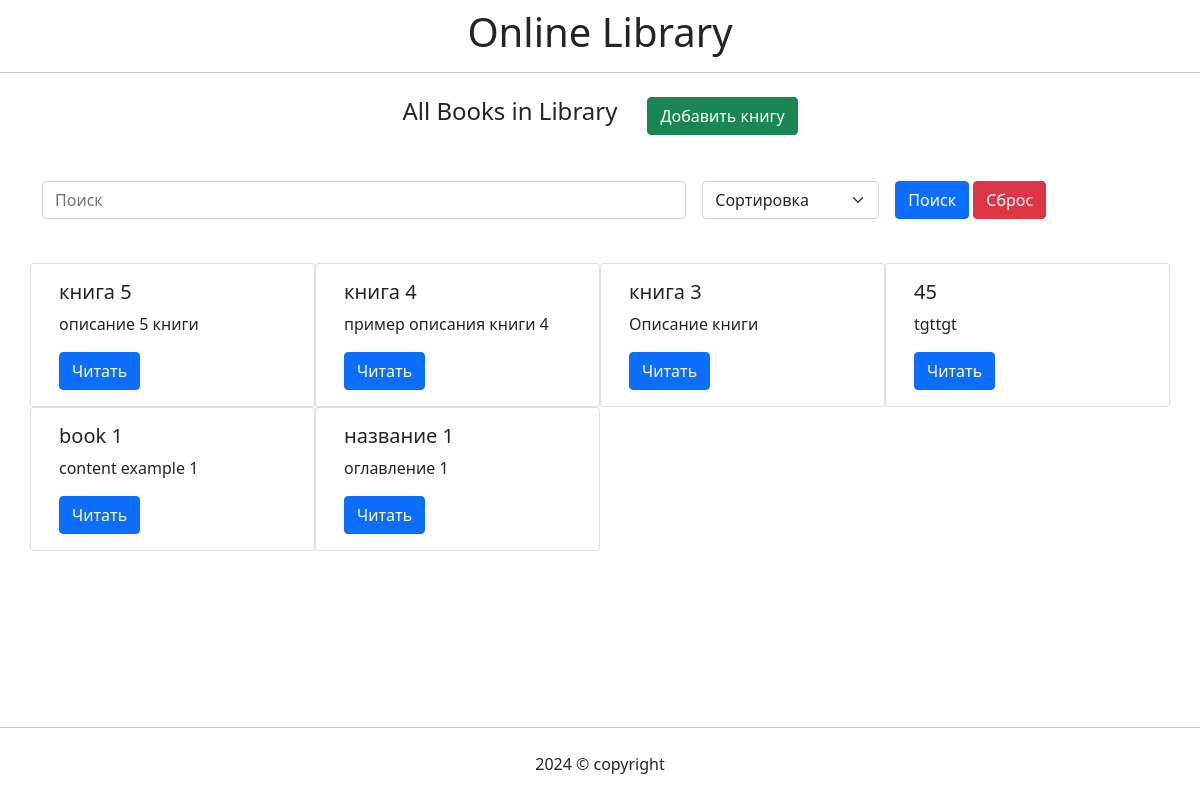
The page / on the database its author committed.
### tables this page shows
CREATE TABLE `books` (
  `id` int(10) NOT NULL,
  `title` varchar(255) NOT NULL,
  `content` text NOT NULL,
  `title_en` varchar(255) NOT NULL,
  `content_en` text NOT NULL,
  `created_at` datetime NOT NULL,
  `updated_at` datetime NOT NULL
);

### index.php (called while the page is built, shortened)
<?php
    require_once('Router.php');
    require_once('db_connection.php');
    include_once('views/header.php');
    Router::route('/', function() use ($db){
        return include('views/home.php');
    });
    Router::execute($_SERVER['REQUEST_URI']);
    include_once('views/footer.php');

### views/home.php (the view, shortened to what this page needs)
<?php
    $books = $db->query('SELECT * FROM books ORDER BY created_at DESC');
    $title = '';
    $books = $books->fetchAll();
?>
<section>
    <div class="container">
        <div class="heading_block">
            <h4 class="text-center">All Books in Library</h4>
            <a href="/books/add" class="btn btn-success">Добавить книгу</a>
        </div>
        <form class="row g-3 find_form" action="/" method="POST">
            <div class="mb-1 col-sm-7">
                <input type="text" class="form-control" id="bookTitle" name="q" placeholder="Поиск" value="<?= ($title) ? $title : '' ?>" >
            </div>
            <div class="col-auto">
                <select class="form-select" name="sort" id="autoSizingSelect">
                    <option selected value="">Сортировка</option>
                </select>
            </div>
            <div class="col-sm">
                <button class="btn btn-primary" type="submit">Поиск</button>
                <a class="btn btn-danger" href="/">Сброс</a>
            </div>
        </form>
        <div class="row row-cols-4 books_list">
            <?php foreach( $books as $item ): ?>
                <div class="card col">
                    <div class="card-body">
                        <h5 class="card-title"><?= $item['title'] ?></h5>
                        <p class="card-text"><?= $item['content'] ?></p>
                        <a href="javascript:;" class="btn btn-primary">Читать</a>
                    </div>
                </div>
            <?php endforeach;?>
        </div>
    </div>
</section>

### views/header.php (shortened to what this page needs)
<!DOCTYPE html>
<html lang="en">
<head>
    <link rel="stylesheet" href="/assets/css/general.css">
    <link href="https://cdn.jsdelivr.net/npm/bootstrap@5.0.2/dist/css/bootstrap.min.css" rel="stylesheet">
    <link rel="stylesheet" href="/assets/css/style.css">
</head>
<body>
    <header>
        <div class="container">
            <h1 class="text-center">Online Library</h1>
        </div>
    </header>

### Router.php (shortened to what this page needs)
<?php
class Router
{
    private static $routes = array();
    public static function route($pattern, $callback)
    {
        $pattern = '/^' . str_replace('/', '\/', $pattern) . '$/';
        self::$routes[$pattern] = $callback;
    }
    public static function execute($url)
    {
        foreach (self::$routes as $pattern => $callback)
        {
            if (preg_match($pattern, $url, $params))
            {
                array_shift($params);
                return call_user_func_array($callback, array_values($params));
            }
        }
    }
}

### views/footer.php
    <footer>
        <div class="container">
            <div class="copyright text-center">2024 &copy; copyright</div>
        </div>
    </footer>
</body>
</html>

### assets/css/general.css (style rules this page uses)
html { font-family: sans-serif; -ms-text-size-adjust: 100%; -webkit-text-size-adjust: 100%; }
body { margin: 0; }
article, aside, details, figcaption, figure, footer, header, main, menu, nav, section, summary { display: block; }
a { background-color: transparent; -webkit-text-decoration-skip: objects; }
h1 { font-size: 2em; margin: 0.67em 0; }
button, input, select, textarea { font: inherit; margin: 0; }
button, input { overflow: visible; }
button, select { text-transform: none; }
button, html [type="button"], [type="reset"], [type="submit"] { -webkit-appearance: button; }
p, figure, h1, h2, h3, h4, h5, h6 { margin: 0; }
a { text-decoration: none; }
* { box-sizing: border-box; }
a, button, input, textarea, .js-svg { -webkit-transition: background .2s, border .2s, color .2s; -o-transition: background .2s, border .2s, color .2s; transition: background .2s, border .2s, color .2s; }
body { font-family:'Raleway',Arial,Helvetica,sans-serif; color:#333; }

### assets/css/style.css (style rules this page uses)
html, body { height: 100%; }
body { display: flex; flex-direction: column; }
header { border-bottom: 1px solid #ccc; padding: 8px; }
footer { margin-top: auto; padding: 24px; border-top: 1px solid #ccc; }
section { padding: 24px 0; }
.books_list { margin-top: 40px; }
.find_form { margin-top: 30px; }
.heading_block { display: flex; flex-wrap: wrap; justify-content: center; }
.heading_block .btn { margin-left: 30px; }

### rows shown on the page
books: title "книга 5", content "описание 5 книги"
books: title "книга 4", content "пример описания книги 4"
books: title "книга 3", content "Описание книги"
books: title "45", content "tgttgt"
books: title "book 1", content "content example 1"
books: title "название 1", content "оглавление 1"
